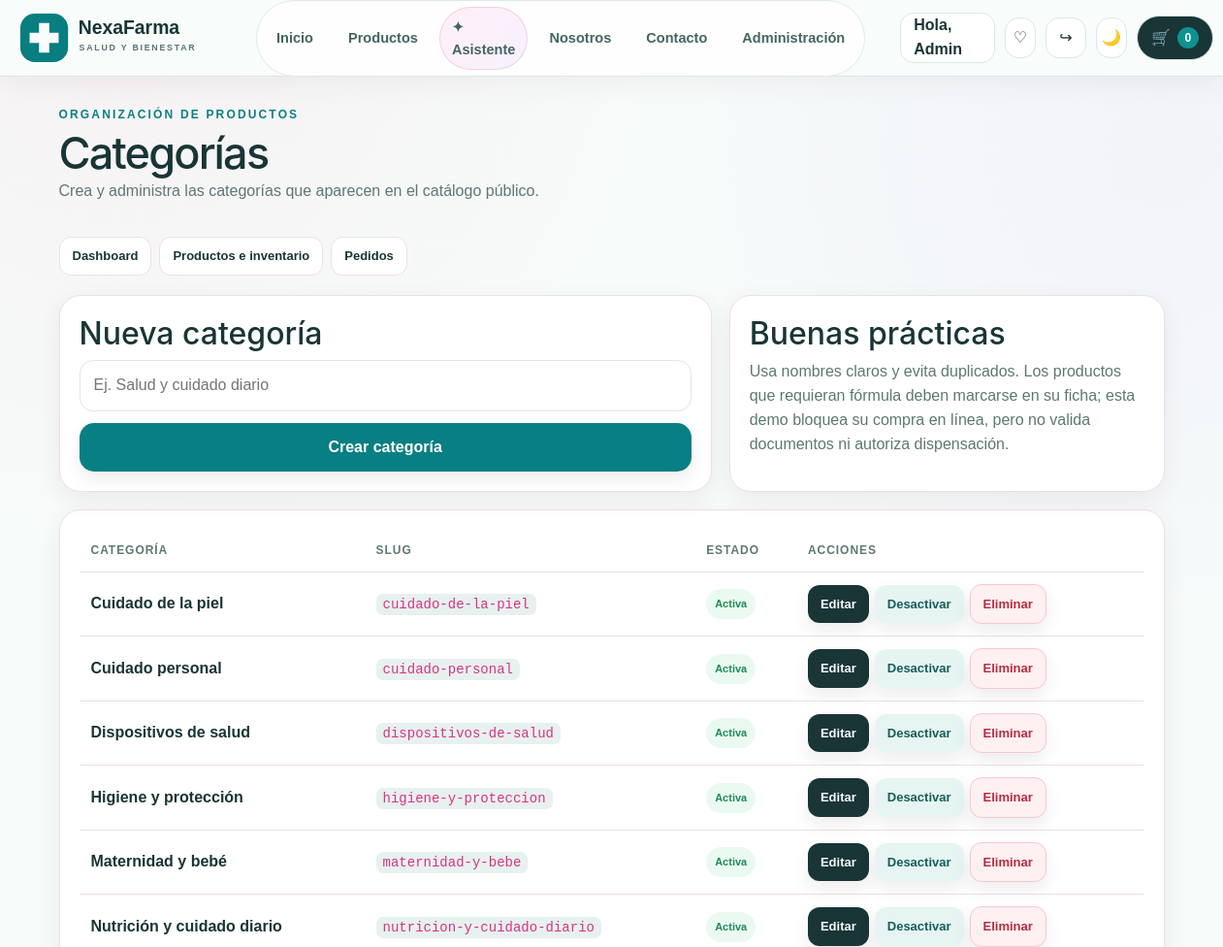
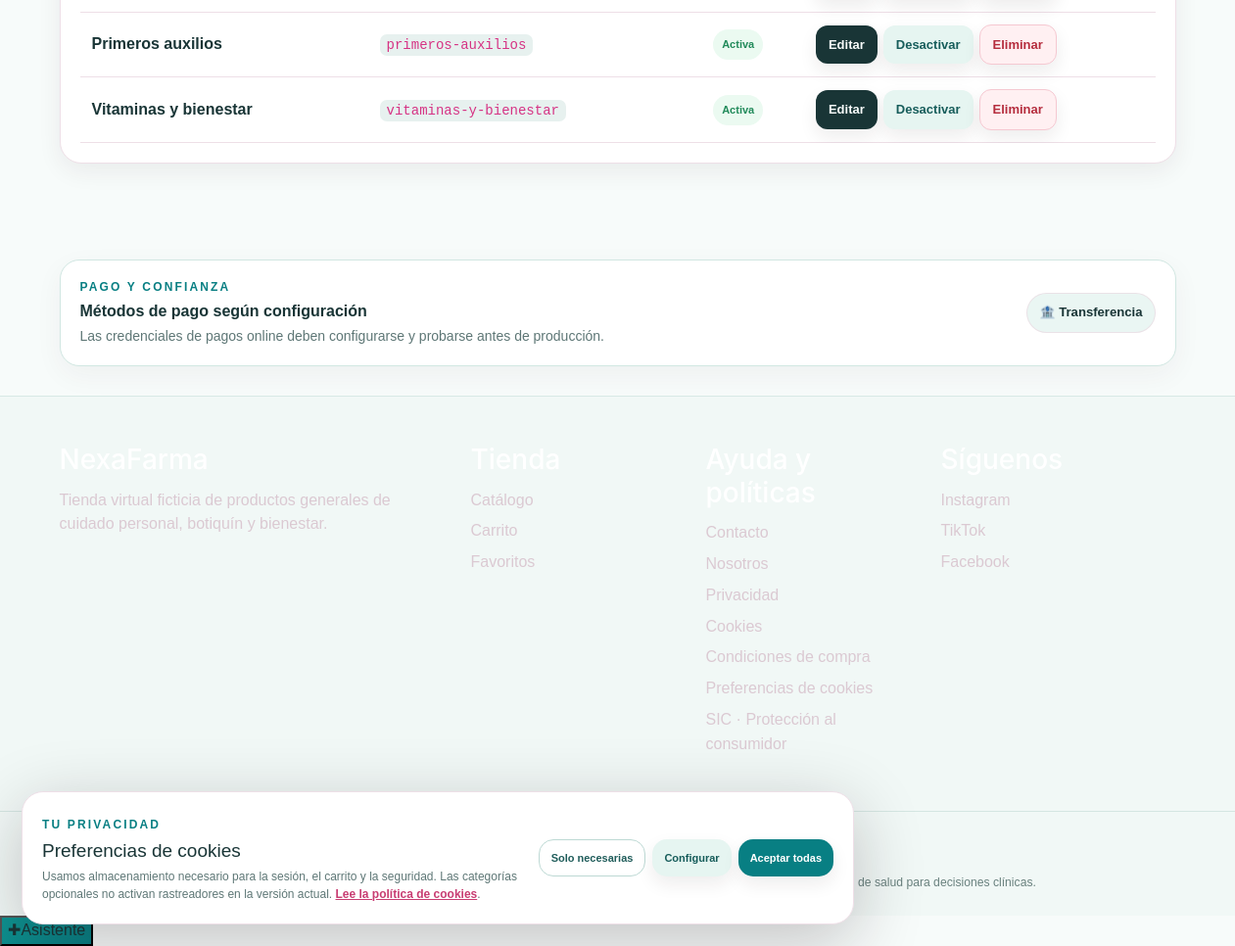
Screenshot of /admin/catalogo (signed in) with the database file from the repository (2 pictures, top to bottom).
### tables this page shows
CREATE TABLE users(
            id INTEGER PRIMARY KEY AUTOINCREMENT,
            first_name TEXT NOT NULL,
            last_name TEXT NOT NULL,
            email TEXT UNIQUE NOT NULL,
            phone TEXT,
            password_hash TEXT NOT NULL,
            google_sub TEXT,
            address TEXT,
            city TEXT,
            neighborhood TEXT,
            is_admin INTEGER DEFAULT 0,
            is_active INTEGER DEFAULT 1,
            created_at TEXT NOT NULL,
            updated_at TEXT
        );

CREATE TABLE categories(
            id INTEGER PRIMARY KEY AUTOINCREMENT,
            name TEXT UNIQUE NOT NULL,
            slug TEXT UNIQUE,
            active INTEGER DEFAULT 1,
            created_at TEXT NOT NULL
        );

### app.py (the view, shortened to what this page needs)
@app.route("/admin/catalogo",methods=["GET","POST"])
@admin_required
def admin_catalog():
    conn=db()
    categories=conn.execute("SELECT * FROM categories ORDER BY name").fetchall(); toppings=conn.execute("SELECT * FROM toppings ORDER BY name").fetchall(); sizes=conn.execute("SELECT * FROM sizes ORDER BY price").fetchall(); conn.close(); return render_template("admin_catalog.html",categories=categories,toppings=toppings,sizes=sizes)

### app.py (called while the page is built, shortened)
def db():
    conn = sqlite3.connect(DB, timeout=15)
    conn.row_factory = sqlite3.Row
    conn.execute("PRAGMA foreign_keys=ON")
    conn.execute("PRAGMA journal_mode=WAL")
    return conn

def current_user():
    uid = session.get("user_id")
    if not uid:
        return None
    conn = db()
    user = conn.execute("SELECT * FROM users WHERE id=? AND is_active=1", (uid,)).fetchone()
    conn.close()
    return user

def admin_required(func):
    @wraps(func)
    def wrapped(*args, **kwargs):
        user = current_user()
        if not user or not user["is_admin"]:
            flash("Debes iniciar sesión como administrador.", "error")
            return redirect(url_for("login", next=request.path))
        return func(*args, **kwargs)
    return wrapped

def csrf_token_value():
    token = session.get("csrf_token")
    if not token:
        token = secrets.token_urlsafe(32)
        session["csrf_token"] = token
    return token

def verify_csrf():
    if request.method not in {"POST", "PUT", "PATCH", "DELETE"}:
        return

@app.before_request
def global_guards():
    verify_csrf()
    if session.get("must_change_password") and request.endpoint not in {"change_password", "logout", "static"}:
        return redirect(url_for("change_password"))

def safe_site_settings():
    settings = {"store_status": "open", "business_notice": "Catálogo de cuidado personal, higiene, botiquín y bienestar. Consulta a un profesional para orientación sanitaria individual."}
    try:
        conn = db()
        rows = conn.execute("SELECT key,value FROM site_settings").fetchall()
        conn.close()
        settings.update({r["key"]: r["value"] for r in rows})
    except Exception:
        app.logger.exception("No se pudieron cargar site_settings")
    return settings

def wompi_is_configured():
    return bool(WOMPI_PUBLIC_KEY and WOMPI_INTEGRITY_SECRET and WOMPI_EVENTS_SECRET)

def wompi_is_available():
    return wompi_is_configured() and not WOMPI_TEMPORARILY_UNAVAILABLE

def mercadopago_is_configured():
    parsed = urlparse(BASE_URL)
    return bool(MERCADOPAGO_ACCESS_TOKEN and MERCADOPAGO_WEBHOOK_SECRET and (parsed.scheme == "https" or parsed.hostname in {"localhost", "127.0.0.1"}))

def smtp_configured():
    return bool(SMTP_HOST and SMTP_FROM)

def resend_configured():
    return bool(RESEND_API_KEY and RESEND_FROM)

def gmail_api_configured():
    return bool(GMAIL_API_CLIENT_ID and GMAIL_API_CLIENT_SECRET and GMAIL_API_REFRESH_TOKEN and GMAIL_API_FROM)

### templates/admin_catalog.html
{% extends 'base.html' %}{% block title %}Categorías | Administración{% endblock %}{% block content %}<section class="container admin-shell"><div class="admin-header"><div><span class="eyebrow">ORGANIZACIÓN DE PRODUCTOS</span><h1>Categorías</h1><p class="muted">Crea y administra las categorías que aparecen en el catálogo público.</p></div></div><nav class="admin-nav"><a href="{{ url_for('admin') }}">Dashboard</a><a href="{{ url_for('admin_products') }}">Productos e inventario</a><a href="{{ url_for('admin_orders') }}">Pedidos</a></nav><div class="admin-grid"><section class="admin-card"><h2>Nueva categoría</h2><form class="admin-form" method="post"><input type="hidden" name="csrf_token" value="{{ csrf_token }}"><input type="hidden" name="kind" value="category"><input class="field" name="name" placeholder="Ej. Salud y cuidado diario" required maxlength="80"><button class="btn btn-primary" type="submit">Crear categoría</button></form></section><section class="admin-card"><h2>Buenas prácticas</h2><p class="muted">Usa nombres claros y evita duplicados. Los productos que requieran fórmula deben marcarse en su ficha; esta demo bloquea su compra en línea, pero no valida documentos ni autoriza dispensación.</p></section></div><section class="admin-card" style="margin-top:18px"><div class="table-wrap"><table class="admin-table"><thead><tr><th>Categoría</th><th>Slug</th><th>Estado</th><th>Acciones</th></tr></thead><tbody>{% for c in categories %}<tr><td><b>{{ c.name }}</b></td><td><code>{{ c.slug }}</code></td><td><span class="status-chip {{ 'green' if c.active else 'red' }}">{{ 'Activa' if c.active else 'Inactiva' }}</span></td><td><div class="admin-actions"><a class="btn btn-small" href="{{ url_for('admin_catalog_edit',kind='category',item_id=c.id) }}">Editar</a><form method="post" action="{{ url_for('admin_catalog_toggle',kind='category',item_id=c.id) }}"><input type="hidden" name="csrf_token" value="{{ csrf_token }}"><button class="btn btn-small btn-soft" type="submit">{{ 'Desactivar' if c.active else 'Activar' }}</button></form><form method="post" action="{{ url_for('admin_catalog_delete',kind='category',item_id=c.id) }}" onsubmit="return confirm('¿Eliminar {{ c.name|e }}?')"><input type="hidden" name="csrf_token" value="{{ csrf_token }}"><button class="btn btn-small btn-danger" type="submit">Eliminar</button></form></div></td></tr>{% else %}<tr><td colspan="4">No hay categorías registradas.</td></tr>{% endfor %}</tbody></table></div></section></section>{% endblock %}

### templates/base.html (shortened to what this page needs)
<!doctype html>
<html lang="es" data-theme="light">
<head>
  <link rel="stylesheet" href="https://cdn.jsdelivr.net/npm/bootstrap@5.3.8/dist/css/bootstrap.min.css">
  <link rel="stylesheet" href="{{ url_for('static',filename='css/style.css') }}">
  <link rel="stylesheet" href="{{ url_for('static',filename='css/pharmacy-theme.css') }}">
</head>
<body class="premium-store">
<header class="site-header"><div class="header-inner">
  <a class="brand" href="{{ url_for('home') }}" aria-label="NexaFarma, inicio"><img src="{{ url_for('static',filename='logo.svg') }}" alt="NexaFarma"></a>
  <nav class="desktop-nav" aria-label="Navegación principal">
    <a class="{% if request.endpoint == 'home' %}is-current{% endif %}" href="{{ url_for('home') }}">Inicio</a><a class="{% if request.endpoint in ['menu','product'] %}is-current{% endif %}" href="{{ url_for('menu') }}">Productos</a>
    <a class="nav-agent-link{% if request.endpoint == 'agent_page' %} is-current{% endif %}" href="{{ url_for('agent_page') }}">✦ Asistente</a>
    <a href="{{ url_for('about') }}">Nosotros</a><a href="{{ url_for('contact') }}">Contacto</a>
    {% if user and user.is_admin %}<a href="{{ url_for('admin') }}">Administración</a>{% endif %}
  </nav>
  <div class="header-actions">
    {% if user %}<a class="account-pill" href="{{ url_for('account') }}">Hola, {{ user.first_name }}</a><a class="icon-btn" href="{{ url_for('favorites_page') }}" aria-label="Favoritos" title="Favoritos">♡</a>
      <form class="inline-form logout-form" method="post" action="{{ url_for('logout') }}"><input type="hidden" name="csrf_token" value="{{ csrf_token }}"><button class="icon-btn" type="submit" aria-label="Cerrar sesión" title="Cerrar sesión">↪</button></form>
    {% else %}<a class="account-pill" href="{{ url_for('login') }}">Entrar</a>{% endif %}
    <button class="icon-btn" id="themeToggle" type="button" aria-label="Cambiar tema" title="Cambiar tema">◐</button>
    <a class="cart-pill" href="{{ url_for('cart_view') }}" aria-label="Carrito">🛒 <span>{{ cart_count }}</span></a>
  </div>
</div>
</header>
<main id="main-content">{% block content %}{% endblock %}</main>
<section class="payment-trust container" aria-label="Medios de pago"><div class="payment-trust-copy"><span class="eyebrow">PAGO Y CONFIANZA</span><b>{% if mercadopago_enabled %}Checkout disponible con Mercado Pago{% elif wompi_enabled %}Checkout disponible con Wompi{% else %}Métodos de pago según configuración{% endif %}</b><small>{% if mercadopago_enabled %}El pago se procesa en el entorno de Mercado Pago configurado.{% elif wompi_enabled %}Los medios habilitados dependen de tu comercio.{% else %}Las credenciales de pagos online deben configurarse y probarse antes de producción.{% endif %}</small></div><div class="payment-trust-badges">{% if mercadopago_enabled %}<span>💳 Mercado Pago</span>{% elif wompi_enabled %}<span>💳 Pagos online</span>{% else %}<span>🏦 Transferencia</span>{% endif %}</div></section>
<footer><div class="footer-main container">
  <div><h3>{{ config.name }}</h3><p class="muted">Tienda virtual ficticia de productos generales de cuidado personal, botiquín y bienestar.</p></div>
  <div><h3>Tienda</h3><a href="{{ url_for('menu') }}">Catálogo</a><a href="{{ url_for('cart_view') }}">Carrito</a>{% if user %}<a href="{{ url_for('favorites_page') }}">Favoritos</a>{% endif %}</div>
  <div><h3>Ayuda y políticas</h3><a href="{{ url_for('contact') }}">Contacto</a><a href="{{ url_for('about') }}">Nosotros</a><a href="{{ url_for('privacy_policy') }}">Privacidad</a><a href="{{ url_for('cookie_policy') }}">Cookies</a><a href="{{ url_for('terms_policy') }}">Condiciones de compra</a><a href="#" id="cookiePreferencesOpen">Preferencias de cookies</a>{% if config.whatsapp %}<a href="https://wa.me/{{ config.whatsapp }}" target="_blank" rel="noopener noreferrer">WhatsApp</a>{% endif %}<a href="https://www.sic.gov.co/" target="_blank" rel="noopener noreferrer">SIC · Protección al consumidor</a></div>
  <div><h3>Síguenos</h3><a href="{{ config.instagram }}" target="_blank" rel="noopener">Instagram</a><a href="{{ config.tiktok }}" target="_blank" rel="noopener">TikTok</a><a href="{{ config.facebook }}" target="_blank" rel="noopener">Facebook</a></div>
</div><div class="footer-bottom"><div class="container">© {{ year }} {{ config.name }} · {{ config.address }}{% if config.business_phone %} · {{ config.business_phone }}{% endif %}</div></div>
<div class="health-disclaimer container">Proyecto académico con marca ficticia. El catálogo no es asesoría médica ni confirma la autorización sanitaria de productos. Consulta a un profesional de salud para decisiones clínicas.</div></footer>
<section id="cookieConsentBanner" class="cookie-consent" role="dialog" aria-label="Preferencias de cookies" aria-describedby="cookieConsentText" hidden>
  <div class="cookie-consent-copy"><span class="eyebrow">TU PRIVACIDAD</span><h2>Preferencias de cookies</h2><p id="cookieConsentText">Usamos almacenamiento necesario para la sesión, el carrito y la seguridad. Las categorías opcionales no activan rastreadores en la versión actual. <a href="{{ url_for('cookie_policy') }}">Lee la política de cookies</a>.</p></div>
  <div class="cookie-consent-actions"><button id="cookieAcceptNecessary" class="btn btn-outline" type="button">Solo necesarias</button><button id="cookieCustomize" class="btn btn-soft" type="button" aria-expanded="false">Configurar</button><button id="cookieAcceptAll" class="btn btn-primary" type="button">Aceptar todas</button></div>
</section>
<div id="agentWidget" class="agent-widget" data-agent-mode="widget"><button id="agentWidgetToggle" class="agent-widget-toggle" type="button" aria-expanded="false" aria-controls="agentWidgetPanel"><span aria-hidden="true">✚</span><span>Asistente</span></button></div>
</body></html>

### static/css/pharmacy-theme.css (style rules this page uses)
:root { --bg:#f7fbfa;--surface:#ffffff;--surface-2:#eaf6f3;--text:#193536;--muted:#5e7776;--line:#d7e9e5; --primary:#0e9290;--primary-dark:#087f83;--soft:#edf5fb;--success:#177b57;--warning:#9b6500;--danger:#b52d3e; --shadow:0 18px 55px rgba(19,73,72,.09);--radius:24px;--max:1200px; --nf-deep:#103f43;--nf-mint:#dff5ef;--nf-blue:#eaf3fa;--nf-aqua:#b5e7db; }
html { scroll-padding-top:90px }
body { background:var(--bg);color:var(--text) }
.site-header { background:rgba(248,252,251,.94);border-bottom-color:rgba(207,229,223,.85) }
.brand img { width:220px;max-height:54px }
.desktop-nav a { font-size:.91rem }
.desktop-nav { gap:8px;margin-left:auto;margin-right:12px;padding:6px;border:1px solid #dcebe7;border-radius:999px;background:rgba(255,255,255,.72) }
.desktop-nav a { padding:10px 14px;border-radius:999px;color:#456663;font-weight:800;transition:background .18s,color .18s,box-shadow .18s }
.desktop-nav a::after { display:none }
.desktop-nav .nav-agent-link { color:#456663 }
.btn-primary { background:var(--primary-dark);border-color:var(--primary-dark);color:white }
.btn-soft { background:#e6f5f1;color:#175d5b }
.btn-outline { border-color:#bdd9d4;color:#205d5b }
.eyebrow,.product-meta,.section-link { color:var(--primary-dark) }
.payment-trust { border-color:#d1e7e2;background:#fff }
footer { background:#f1f8f6 }
.footer-bottom { border-color:#d4e6e2 }
.health-disclaimer { padding:14px 0 24px;color:#69817e;font-size:.76rem;line-height:1.6 }
.agent-widget-toggle,.agent-widget .agent-input button { background:linear-gradient(135deg,#0e9290,#087f83) }

### rows the page displays
users: first_name "Admin"
categories: name "Cuidado de la piel", slug "cuidado-de-la-piel", active "Activa", active "Desactivar"
categories: name "Cuidado personal", slug "cuidado-personal", active "Activa", active "Desactivar"
categories: name "Dispositivos de salud", slug "dispositivos-de-salud", active "Activa", active "Desactivar"
categories: name "Higiene y protección", slug "higiene-y-proteccion", active "Activa", active "Desactivar"
categories: name "Maternidad y bebé", slug "maternidad-y-bebe", active "Activa", active "Desactivar"
categories: name "Nutrición y cuidado diario", slug "nutricion-y-cuidado-diario", active "Activa", active "Desactivar"
categories: name "Primeros auxilios", slug "primeros-auxilios", active "Activa", active "Desactivar"
categories: name "Vitaminas y bienestar", slug "vitaminas-y-bienestar", active "Activa", active "Desactivar"

### other values shown
{{ cart_count }} "0"
